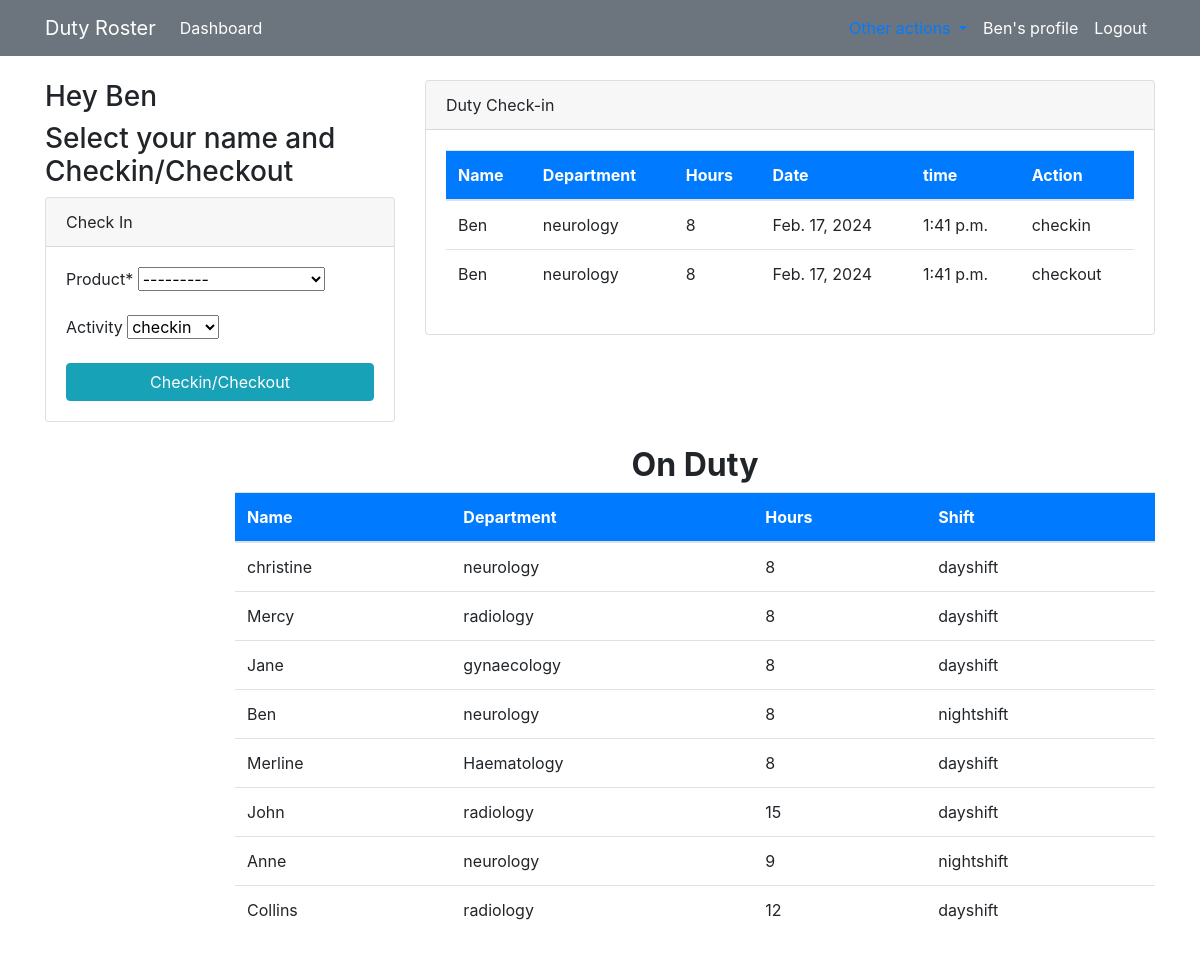
Screenshot of /dashboard/ (signed in) with the database file from the repository.
### roster/models.py (models this page shows, shortened)
class Order(models.Model):
    product = models.ForeignKey(Duty, on_delete=models.CASCADE)
    activity = models.CharField(max_length=30, choices=ACTIVITY, default="checkin", null=True, blank=True)
    staff = models.ForeignKey(User, models.CASCADE, null=True)
    date = models.DateField(auto_now_add = True)
    time = models.TimeField(auto_now_add=True)
    class Meta:
        verbose_name_plural = 'Order'

class Duty(models.Model):
    name = models.CharField(max_length=30)
    department = models.CharField(max_length=50, choices=DEPARTMENT)
    hours = models.PositiveBigIntegerField()
    shift = models.CharField(max_length=30, choices=SHIFTS)
    ward = models.ForeignKey(Ward, on_delete=models.CASCADE, null=True)
    class Meta:
        verbose_name_plural = 'Duty'
    def __str__(self):
        return f'{self.name}-{self.department}'

### roster/views.py (the view)
# urls.py: path('dashboard/',views.index, name='dashboard-index'),
@login_required(login_url='user-login')
def index(request):
    orders = Order.objects.all()
    items = Duty.objects.all()
    duty_count = Duty.objects.all().count()
    workers_count = User.objects.all().count()
    orders_count = Order.objects.all().count()
    leave_count = Leave.objects.all().count()
    complain_count = Complains.objects.all().count
    rooms_count = Ward.objects.all().count()
    if request.method =='POST':
        form = OrderForm(request.POST)
        if form.is_valid():
            instance=form.save(commit=False)
            instance.staff=request.user
            instance.save()
            return redirect('dashboard-index')
    else:
        form = OrderForm()
    context={
        'orders':orders,
        'form':form,
        'items':items,
        'orders_count':orders_count,
        'workers_count':workers_count,
        'duty_count':duty_count,
        'leave_count':leave_count,
        'complain_count':complain_count,
        'room_count':rooms_count,
    }
    return render(request, 'dashboard/index.html',context)

### roster/forms.py
class OrderForm(forms.ModelForm):
    class Meta:
        model = Order
        fields = ['product','activity']

### templates/dashboard/index.html (shortened to what this page needs)
{% extends "partials/base.html" %}
{% block content %}
{% if user.is_authenticated and user.is_staff and user.is_superuser%}
{% include 'partials/newUI.html' %}
{% else %}
{% include 'dashboard/staff_index.html' %}
{% endif %}
<div class="row my-4">
    <div class="col-md-2"></div>
    <div class="col-md-10 mr-auto">
        <h2 style="text-align:center;"><b>On Duty</b></h2>
        <table class="table bg-white table-hover">
            <thead class="bg-primary">
                <tr class="text-white">
                    <th scope="col">Name</th>
                    <th scope="col">Department</th>
                    <th scope="col">Hours</th>
                    <th scope="col">Shift</th>
                </tr>
            </thead>
            <tbody>
                {% for item in items %}
                <tr>
                    <td>{{ item.name}}</td>
                    <td>{{ item.department}}</td>
                    <td>{{ item.hours }}</td>
                    <td>{{ item.shift }}</td>
                </tr>
                {% endfor %}
            </tbody>
        </table>
    </div>
</div>
{% endblock %}

### templates/partials/usernav.html (shortened to what this page needs)
  <nav class="navbar navbar-expand-lg navbar-info bg-secondary">
    <div class="container">
        <a class="navbar-brand text-white" href="">Duty Roster</a>
        <div class="collapse navbar-collapse" id="navbarSupportedContent">
            <ul class="navbar-nav mr-auto">
                <li class="nav-item active">
                    <a class="nav-link text-white"href="{% url 'dashboard-index' %}">Dashboard </a>
                </li>
            </ul>
            <ul class="navbar-nav ml-auto">
                <li class="nav-item active">
                    <li class="nav-item dropdown">
                        <a class="nav-link dropdown-toggle" href="#" id="navbarDropdownMenuLink" data-toggle="dropdown" aria-haspopup="true" aria-expanded="false">
                        </a>
                      </li>
                     <a class="nav-link text-white" href="{% url 'user-profile' %}"
                        <span class="sr-only">{{ user.username }}'s profile</span></a>
                </li>
                <li class="nav-item">
                    <a class="nav-link text-white" href="{% url 'user-logout' %}">Logout</a>
                </li>
            </ul>
        </div>
    </div>
</nav>

### templates/dashboard/staff_index.html (shortened to what this page needs)
{% load crispy_forms_tags %}
<div>
    <div class="row mt-4">
        <div class="col-md-4">
            <h3> Hey {{ user.username }}</h3>
            <h3>Select your name and Checkin/Checkout</h3>
            <div class="card">
                <div class="card-header">
                    Check In
                </div>
                <div class="card-body">
                    <form method="POST">
                        {{form|crispy}}
                        <input class="btn btn-info btn-block" type="submit" value="Checkin/Checkout">
                    </form>
                </div>
            </div>
        </div>
        <div class="col-md-8">
            <div class="card">
                <div class="card-header">
                    Duty Check-in
                </div>
                <div class="card-body">
                    <table class="table bg-white">
                        <thead class="bg-primary text-white">
                            <tr>
                                <th scope="col">Name</th>
                                <th scope="col">Department</th>
                                <th scope="col">Hours</th>
                                <th scope="col">Date</th>
                                <th scope="col">time</th>
                                <th scope="col">Action</th>
                            </tr>
                        </thead>
                        <tbody>
                            {% for order in orders%}
                             {% if order.staff == user %}
                            <tr>
                                <td>{{ order.product.name }}</td>
                                <td>{{ order.product.department}}</td>
                                <td>{{ order.product.hours}}</td>
                                <td>{{ order.date}}</td>
                                <td>{{ order.time}}</td>
                                <td>{{ order.activity}}</td>
                            </tr>
                             {% endif %}
                            {% endfor %}
                        </tbody>
                    </table>
                </div>
            </div>
        </div>
    </div>
</div>

### rows the page displays
Order: product.name "Ben", product.department "neurology", product.hours "8", date "Feb. 17, 2024", time "1:41 p.m.", activity "checkin"
Order: product.name "Ben", product.department "neurology", product.hours "8", date "Feb. 17, 2024", time "1:41 p.m.", activity "checkout"
Duty: name "christine", department "neurology", hours "8", shift "dayshift"
Duty: name "Mercy", department "radiology", hours "8", shift "dayshift"
Duty: name "Jane", department "gynaecology", hours "8", shift "dayshift"
Duty: name "Ben", department "neurology", hours "8", shift "nightshift"
Duty: name "Merline", department "Haematology", hours "8", shift "dayshift"
Duty: name "John", department "radiology", hours "15", shift "dayshift"
Duty: name "Anne", department "neurology", hours "9", shift "nightshift"
Duty: name "Collins", department "radiology", hours "12", shift "dayshift"

### other values shown
{{ user.username }} "Ben"
